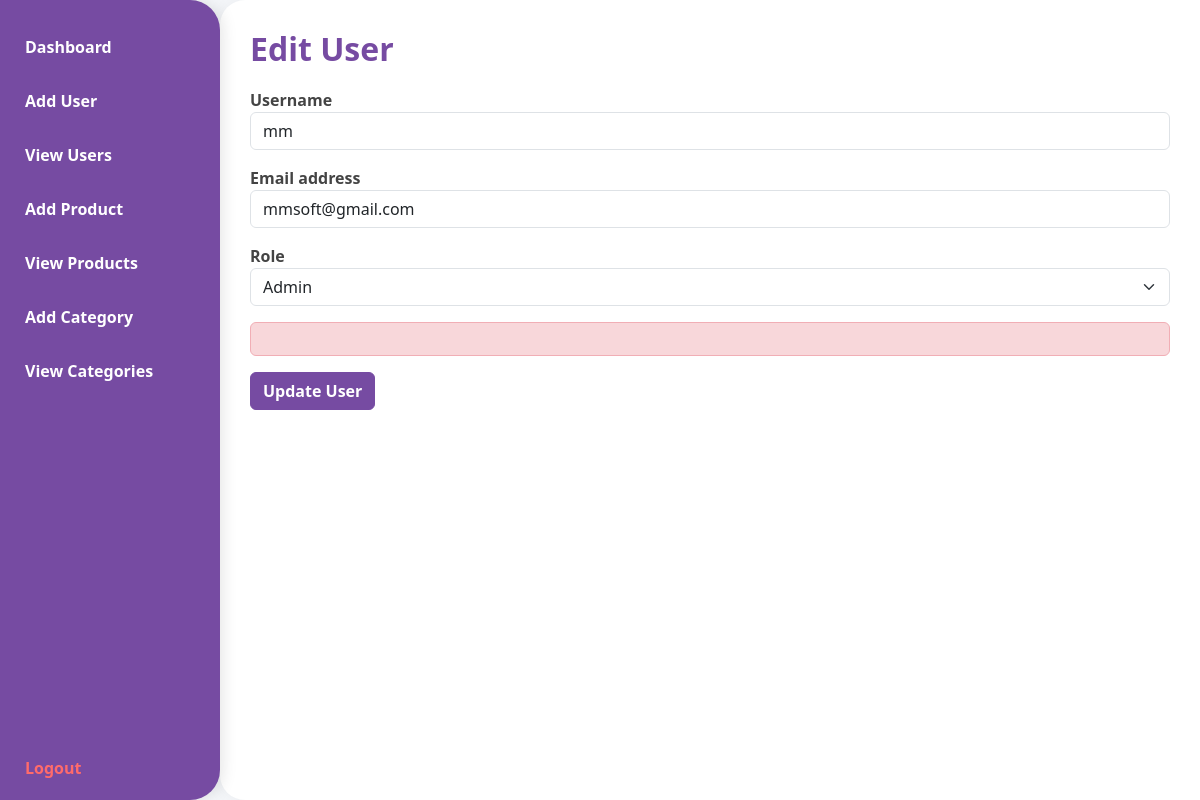
The page /DOC/DOC/combineproject/muntasir/log-rej-das/admin_dashboard.php?page=edit_user&id=2 (signed in) on the database its author committed.
### tables this page shows
CREATE TABLE `users` (
  `id` int(11) NOT NULL,
  `username` varchar(50) NOT NULL,
  `email` varchar(100) NOT NULL,
  `password` varchar(255) NOT NULL,
  `first_name` varchar(50) NOT NULL,
  `last_name` varchar(50) NOT NULL,
  `phone` varchar(20) DEFAULT NULL,
  `avatar` varchar(255) DEFAULT NULL,
  `role` enum('admin','user') DEFAULT 'user',
  `status` enum('active','inactive','banned') DEFAULT 'active',
  `email_verified_at` timestamp NULL DEFAULT NULL,
  `created_at` timestamp NOT NULL DEFAULT current_timestamp(),
  `updated_at` timestamp NOT NULL DEFAULT current_timestamp() ON UPDATE current_timestamp()
);

### DOC/DOC/combineproject/muntasir/log-rej-das/admin_dashboard.php (the view, shortened to what this page needs)
<?php
$db_host = 'localhost';
$db_user = 'root';
$db_pass = '';
$db_name = 'test_db';
$conn = new mysqli($db_host, $db_user, $db_pass, $db_name);
$edit_user_err = $edit_user_success = "";
$active_page = "dashboard";
if (isset($_GET['page'])) {
    $page = $_GET['page'];
    if (in_array($page, ['dashboard', 'add_user', 'view_users', 'edit_user', 'add_product', 'view_products', 'edit_product', 'add_category', 'view_categories', 'edit_category'])) {
        $active_page = $page;
    }
}
?>
<!DOCTYPE html>
<html lang="en">
<head>
    <link href="https://cdn.jsdelivr.net/npm/bootstrap@5.3.0/dist/css/bootstrap.min.css" rel="stylesheet" />
</head>
<body>
    <nav class="sidebar" aria-label="Admin Sidebar Navigation">
        <a href="?page=dashboard" class="<?php echo ($active_page === 'dashboard') ? 'active' : ''; ?>" aria-current="<?php echo ($active_page === 'dashboard') ? 'page' : ''; ?>">Dashboard</a>
        <a href="?page=add_user" class="<?php echo ($active_page === 'add_user') ? 'active' : ''; ?>">Add User</a>
        <a href="?page=view_users" class="<?php echo ($active_page === 'view_users') ? 'active' : ''; ?>">View Users</a>
        <a href="?page=add_product" class="<?php echo ($active_page === 'add_product') ? 'active' : ''; ?>">Add Product</a>
        <a href="?page=view_products" class="<?php echo ($active_page === 'view_products') ? 'active' : ''; ?>">View Products</a>
        <a href="?page=add_category" class="<?php echo ($active_page === 'add_category') ? 'active' : ''; ?>">Add Category</a>
        <a href="?page=view_categories" class="<?php echo ($active_page === 'view_categories') ? 'active' : ''; ?>">View Categories</a>
        <a href="?action=logout" class="logout-link">Logout</a>
    </nav>
    <main class="main-content">
<?php if ($active_page === 'dashboard'): ?>
    <h2>Welcome to Admin Dashboard</h2>
    <p>Hello <strong><?php echo htmlspecialchars($_SESSION["username"]); ?></strong>, you are logged in as <strong>Admin</strong>.</p>
    <p>Use the menu to manage users, products, and categories.</p>
    <h3>User Summary</h3>
    <?php
    $result = $conn->query("SELECT id, username, email, role, created_at FROM users ORDER BY id ASC LIMIT 5");
    if ($result && $result->num_rows > 0):
    ?>
        <div class="table-responsive">
            <table class="table table-striped table-hover">
                <thead>
                    <tr>
                        <th>ID</th>
                        <th>Username</th>
                        <th>Email</th>
                        <th>Role</th>
                        <th>Registered At</th>
                    </tr>
                </thead>
                <tbody>
                    <?php while ($row = $result->fetch_assoc()): ?>
                        <tr>
                            <td><?php echo htmlspecialchars($row['id']); ?></td>
                            <td><?php echo htmlspecialchars($row['username']); ?></td>
                            <td><?php echo htmlspecialchars($row['email']); ?></td>
                            <td><?php echo htmlspecialchars(ucfirst($row['role'])); ?></td>
                            <td><?php echo htmlspecialchars($row['created_at']); ?></td>
                        </tr>
                    <?php endwhile; ?>
                </tbody>
            </table>
        </div>
    <?php else: ?>
        <p>No users found.</p>
<?php endif; ?>
        <?php elseif ($active_page === 'edit_user'): ?>
            <h2>Edit User</h2>
            <?php
            $user_id = $_GET['id'];
            $stmt = $conn->prepare("SELECT id, username, email, role FROM users WHERE id = ?");
            $stmt->bind_param("i", $user_id);
            $stmt->execute();
            $result = $stmt->get_result();
            $user = $result->fetch_assoc();
            ?>
            <form method="POST" action="?page=edit_user&id=<?php echo $user_id; ?>" novalidate>
                <div class="mb-3">
                    <label for="username">Username</label>
                    <input type="text" id="username" name="username" class="form-control" value="<?php echo htmlspecialchars($user['username']); ?>" required />
                </div>
                <div class="mb-3">
                    <label for="email">Email address</label>
                    <input type="email" id="email" name="email" class="form-control" value="<?php echo htmlspecialchars($user['email']); ?>" required />
                </div>
                <div class="mb-3">
                    <label for="role">Role</label>
                    <select id="role" name="role" class="form-select" required>
                        <option value="admin" <?php echo ($user['role'] === 'admin') ? 'selected' : ''; ?>>Admin</option>
                    </select>
                </div>
                <?php if (isset($edit_user_err)): ?>
                    <div class="alert alert-danger"><?php echo $edit_user_err; ?></div>
                <?php endif; ?>
                <button type="submit" name="edit_user" class="btn btn-primary">Update User</button>
            </form>
        <?php endif; ?>
    </main>
</body>
</html>

### DOC/DOC/combineproject/muntasir/log-rej-das/admin_dashboard.php (style rules this page uses)
body, html { height: 100%; margin: 0; font-family: 'Segoe UI', Tahoma, Geneva, Verdana, sans-serif; background: #f5f7fa; }
.sidebar { height: 100vh; width: 220px; background-color: #764ba2; color: white; position: fixed; top: 0; left: 0; overflow-x: hidden; padding-top: 20px; display: flex; flex-direction: column; justify-content: flex-start; border-radius: 0 30px 30px 0; box-shadow: 3px 0 15px rgba(0,0,0,0.1); }
.sidebar a { padding: 15px 25px; text-decoration: none; font-size: 1rem; color: white; display: block; font-weight: 600; transition: background-color 0.3s ease; border-radius: 0 20px 20px 0; }
.sidebar .logout-link { margin-top: auto; padding-bottom: 20px; color: #ff6b6b; font-weight: 700; }
.main-content { margin-left: 220px; padding: 30px; max-width: calc(100% - 220px); min-height: 100vh; background: white; border-radius: 25px 0 0 25px; box-shadow: 0 0 20px rgba(0,0,0,0.05); overflow-y: auto; }
h2 { color: #764ba2; font-weight: 700; margin-bottom: 20px; }
label { font-weight: 600; color: #444; }
.btn-primary { background-color: #764ba2; border-color: #764ba2; font-weight: 700; transition: background-color 0.3s ease; }

### rows shown on the page
users: username "mm", email "mmsoft@gmail.com", role "Admin"
